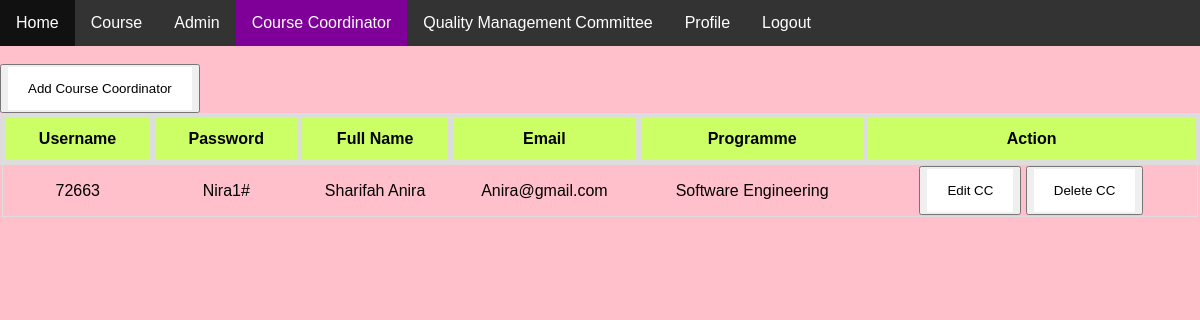
Page /cc.php (signed in) on the committed database.
### tables this page shows
CREATE TABLE `cc` (
  `ccid` int(11) NOT NULL,
  `username` int(11) NOT NULL,
  `password` varchar(100) NOT NULL,
  `fullname` varchar(100) NOT NULL,
  `email` varchar(100) NOT NULL,
  `programme` varchar(100) NOT NULL
);

### cc.php (the view, shortened to what this page needs)
<?php
	$connect = mysqli_connect("localhost", "admin", "123456", "eCourse");
?>
<head>
</head>
<body>
	<nav class="nav-area">
		<ul>
			<li><a href="homepage_admin.php">Home</a></li>
			<li><a href="course.php">Course</a></li>
			<li><a href="admin.php">Admin</a></li>
			<li><a class="active" href="cc.php">Course Coordinator</a></li>
			<li><a href="qmc.php">Quality Management Committee</a></li>
			<li><a href="update_profile_admin.php">Profile</a></li>
			<li><a href="logout.php">Logout</a></li>
		</ul>
	</nav>
	<br>
	<button><a id="black" href="add_cc.php">Add Course Coordinator</a></button>
	<table class="table">
		<thead>
			<tr>
				<th>Username</th>
				<th>Password</th>
				<th>Full Name</th>
				<th>Email</th>
				<th>Programme</th>
				<th>Action</th>
			</tr>
		</thead>
		<tbody>
			<?php
				$query=mysqli_query($connect,"select * from cc") or die(mysqli_error());
				while($row=mysqli_fetch_array($query)){
					$cc_id=$row['ccid'];
					?>
					<tr>
					<td><?php echo $row['username'];?></td>
					<td><?php echo $row['password'];?></td>
					<td><?php echo $row['fullname'];?></td>
					<td><?php echo $row['email'];?></td>
					<td><?php echo $row['programme'];?></td>
					<td>
						<button><a id="black" href="edit_cc.php<?php echo '?id=' . $cc_id; ?>">Edit CC</a></button>
						<button><a id="black" href="delete_cc.php<?php echo '?id=' . $cc_id; ?>">Delete CC</a></button>
					</td>
					</tr>
				<?php } ?>
		</tbody>
	</table>
</body>

### cc.php (style rules this page uses)
body { background-color:pink; padding: 14px 20px; border: none; width: 100%; margin: 0; padding: 0; font-family: Arial; height: 100vh; }
ul { list-style-type: none; margin: 0; padding: 0; overflow: hidden; background-color: #333; }
li { float: left; }
li a { display: block; color: white; text-align: center; padding: 14px 16px; text-decoration: none; }
.active { background-color: #7F0099; }
.table { font-family: Arial; border-collapse: collapse; width: 100%; border: 1px solid #ddd; padding: 8px; text-align: center; }
.table thead, .table th { border: 5px solid #ddd; padding: 10px; }
.table th { padding-top: 12px; padding-bottom: 12px; text-align: center; background-color: #ccff66; color: black; }
#black { background-color:#fff; color: black; padding: 14px 20px; text-decoration: none; display: inline-block; }

### rows in the picture
cc: username "72663", password "Nira1#", fullname "Sharifah Anira", email "Anira@gmail.com", programme "Software Engineering"
